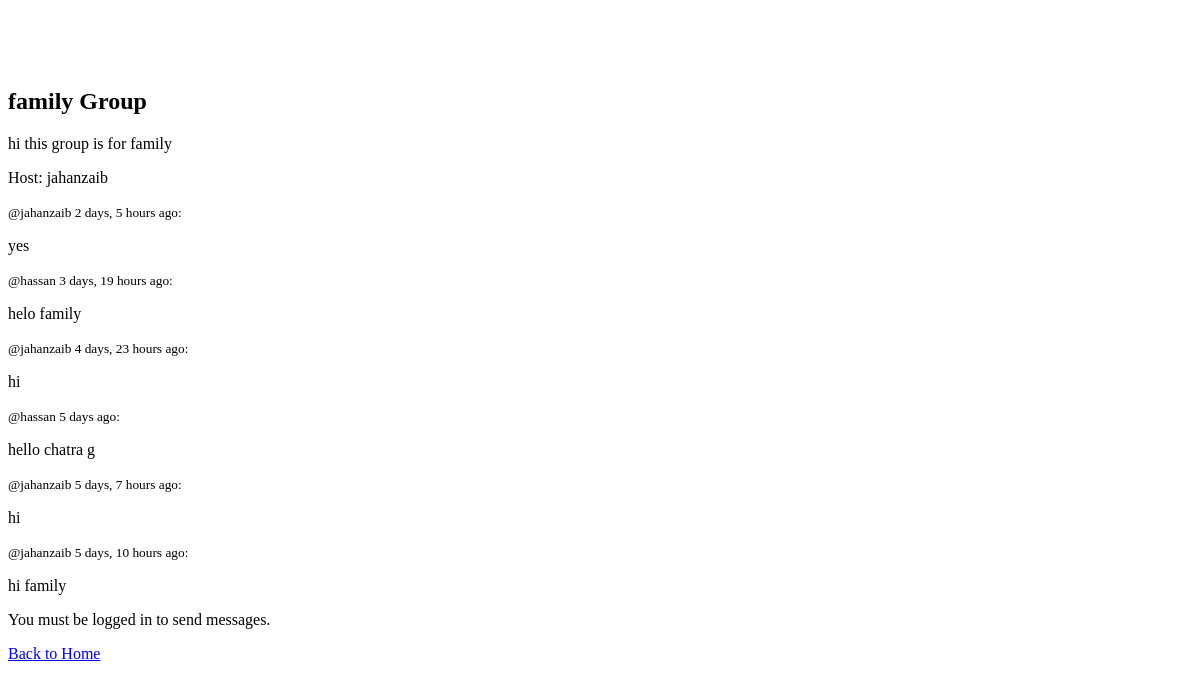
The page /room/1/ on the database its author committed.
### base/models.py (models this page shows, shortened)
class Room(models.Model):
    name = models.CharField(max_length=100)
    host = models.ForeignKey(User, on_delete=models.SET_NULL, null=True, blank=True, related_name='hosted_rooms')
    description = models.TextField(null=True, blank=True)
    participants = models.ManyToManyField(User, related_name='rooms', blank=True)
    updated = models.DateTimeField(auto_now=True)
    created = models.DateTimeField(auto_now_add=True)
    last_activity = models.DateTimeField(default=timezone.now)
    class Meta:
        ordering = ['-last_activity']  # This will order rooms by last activity

class Message(models.Model):
    user = models.ForeignKey(User, on_delete=models.SET_NULL, null=True, blank=True, related_name='messages')
    room = models.ForeignKey(Room, on_delete=models.CASCADE, null=False, blank=False, related_name='messages', default=1)
    body = models.TextField()
    created = models.DateTimeField(auto_now_add=True)
    class Meta:
        ordering = ['-created']

### base/views.py (the view, shortened to what this page needs)
# urls.py: path('room/<str:pk>/', views.room, name='room'),
def room(request, pk):
    room = get_object_or_404(Room, id=pk)
    room_messages = room.messages.all().order_by('-created')
    context = {'room': room, 'room_messages': room_messages}
    return render(request, 'base/room.html', context)

### base/templates/base/room.html (shortened to what this page needs)
{% extends 'main.html' %}
{% block content %}
<h2>{{ room.name }}</h2>
<p>{{ room.description }}</p>
{% if room.host %}
    <p>Host: {{ room.host.username }}</p>
{% else %}
    <p>Host: Anonymous</p>
{% endif %}
<div class="messages">
    {% for message in room_messages %}
    <div class="message">
        <small>
            {% if message.user %}
                @{{ message.user.username }}
            {% else %}
                Anonymous
            {% endif %}
            {{ message.created|timesince }} ago:
        </small>
        <p>{{ message.body }}</p>
    </div>
    {% empty %}
    <p>No messages in this room yet.</p>
    {% endfor %}
</div>
{% if user.is_authenticated %}
    <form id="message-form">
        <input type="text" id="message-input" placeholder="Type a message...">
        <button type="submit">Send</button>
    </form>
    <form method="POST" action="">
        {% csrf_token %}
        <input type="text" name="body" placeholder="Write your message here..." required/>
        <input type="submit" value="Send"/>
    </form>
    <a href="{% url 'create-room' %}" class="btn btn-primary">Create Room</a>
{% else %}
    <p class="error-message">You must be logged in to send messages.</p>
{% endif %}
<a href="{% url 'home' %}">Back to Home</a>
{% endblock %}

### templates/main.html (shortened to what this page needs)
{% load static %}
<!DOCTYPE html>
<html lang="en">
<head>
    <link rel="stylesheet" type="text/css" href="{% static 'styles/main.css' %}">
</head>
<body>
    {% block content %}
    {% endblock %}
</body>
</html>

### templates/main.html (style rules this page uses)
body { padding-top: 60px; }

### rows shown on the page
Room: name "family Group", description "hi this group is for family", host.username "jahanzaib"
Message: user.username "jahanzaib", created "2 days, 5 hours", body "yes"
Message: user.username "hassan", created "3 days, 19 hours", body "helo family"
Message: user.username "jahanzaib", created "4 days, 23 hours", body "hi"
Message: user.username "hassan", created "5 days", body "hello chatra g"
Message: user.username "jahanzaib", created "5 days, 7 hours", body "hi"
Message: user.username "jahanzaib", created "5 days, 10 hours", body "hi family"
